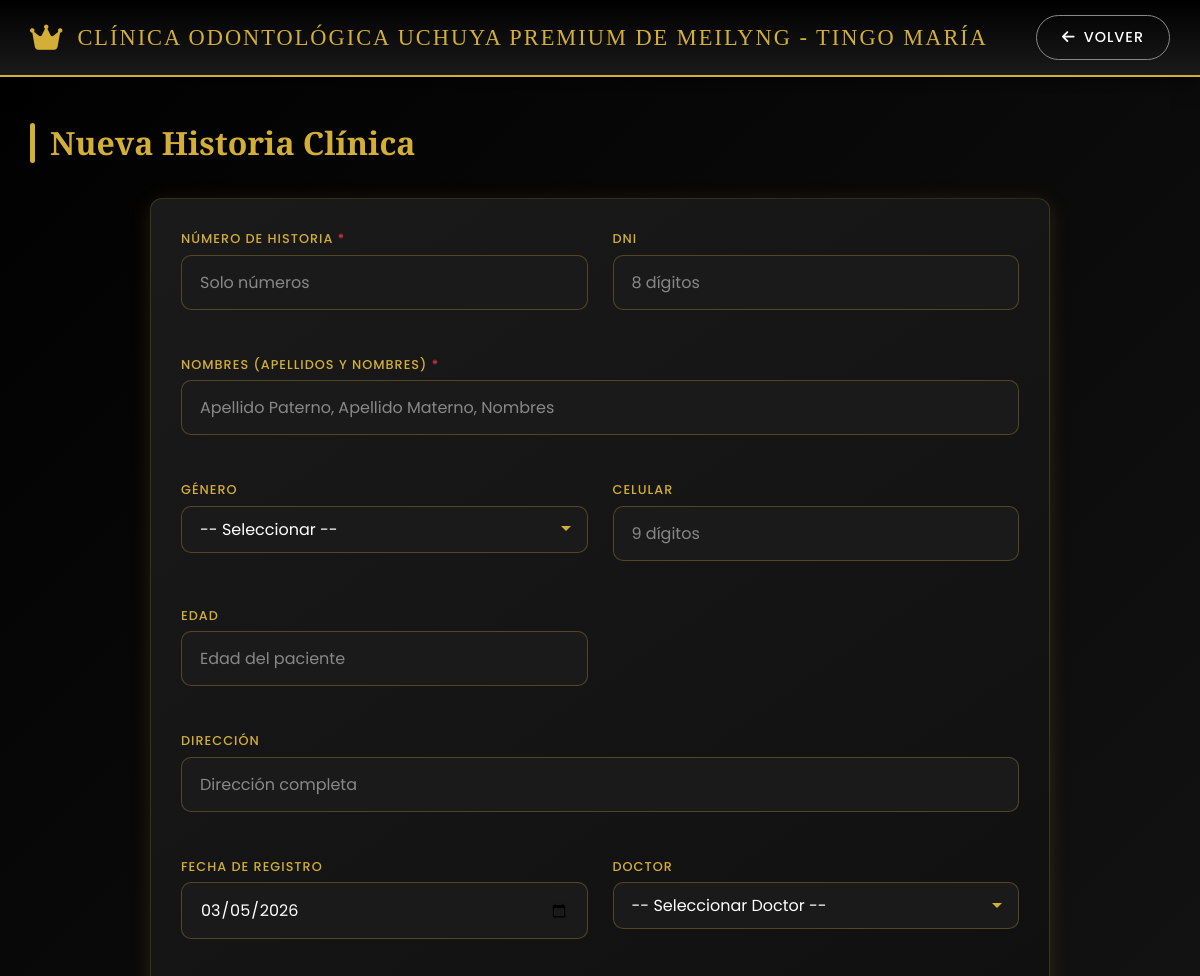
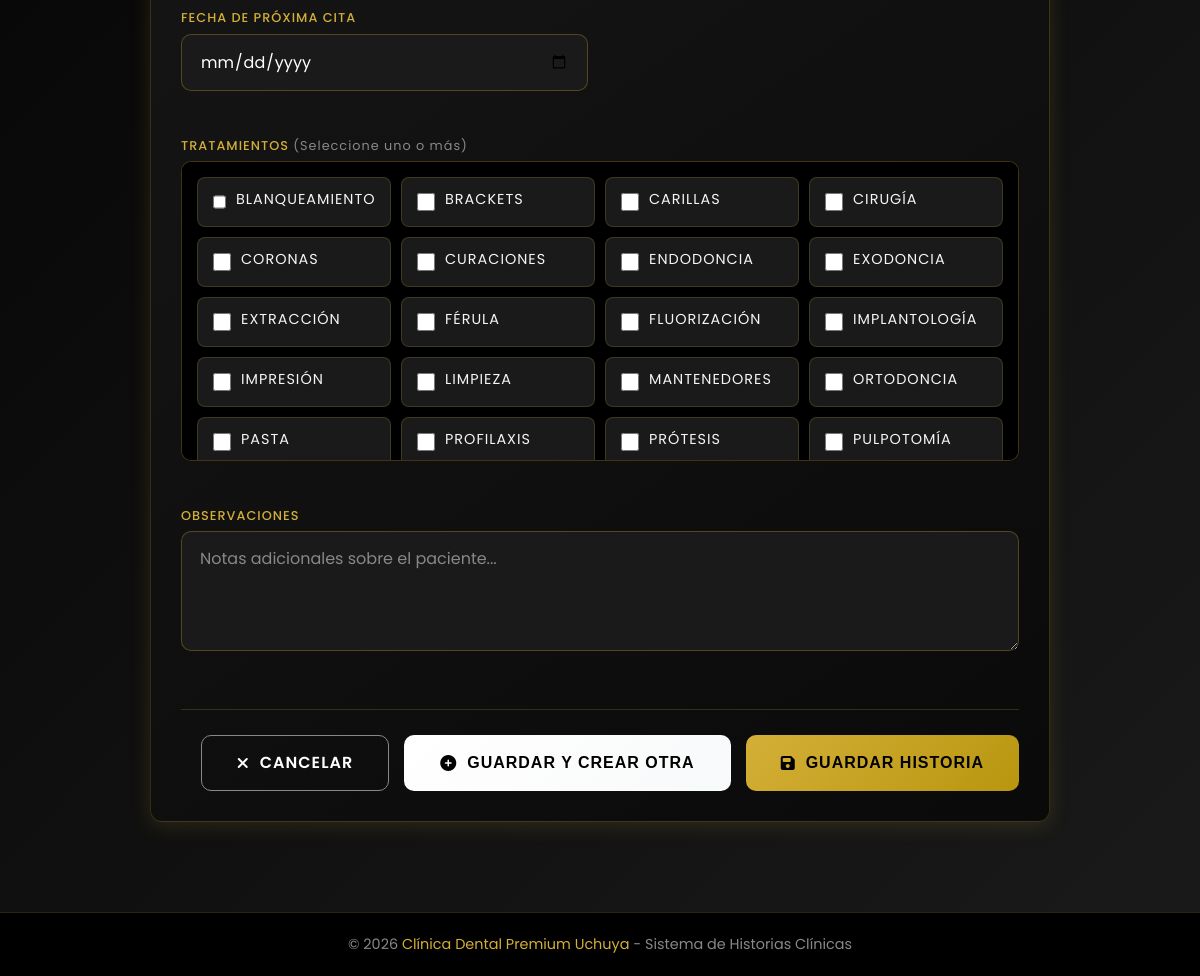
/crear.php (signed in), run on the app's committed database (2 pictures, top to bottom).
### tables this page shows
CREATE TABLE `tratamientos` (
  `id` int(11) NOT NULL,
  `nombre` varchar(100) NOT NULL,
  `descripcion` text DEFAULT NULL,
  `estado` tinyint(1) DEFAULT 1,
  `created_at` timestamp NOT NULL DEFAULT current_timestamp()
);

### includes/functions.php (called while the page is built, shortened)
<?php
function obtenerTratamientos($pdo) {
    $stmt = $pdo->query("SELECT * FROM tratamientos WHERE estado = 1 ORDER BY nombre");
    return $stmt->fetchAll();
}

### crear.php (the view, shortened to what this page needs)
<?php
require_once 'includes/config.php';
require_once 'includes/functions.php';
$tratamientos = obtenerTratamientos($pdo);
?>
<!DOCTYPE html>
<html lang="es">
<head>
    <link rel="stylesheet" href="css/styles.css?v=3">
    <link rel="stylesheet" href="https://cdnjs.cloudflare.com/ajax/libs/font-awesome/6.5.1/css/all.min.css">
</head>
<body>
    <header class="header">
        <div class="header-container">
            <a href="dashboard.php" class="header-logo">
                <i class="fas fa-crown" style="color: var(--color-dorado); font-size: 1.8rem;"></i>
                <span class="header-logo-text">Clínica Odontológica Uchuya Premium de Meilyng - Tingo María</span>
            </a>
            <nav class="header-nav">
                <a href="dashboard.php" class="btn-nav btn-nav-secondary">
                    <i class="fas fa-arrow-left"></i> Volver
                </a>
            </nav>
        </div>
    </header>
    <main class="main-container">
        <h1 class="page-title">Nueva Historia Clínica</h1>
        <div class="card form-container">
            <form action="" method="POST" id="formHistoria">
                <div class="form-grid">
                    <div class="form-group">
                        <label class="form-label">
                            Número de Historia <span class="required">*</span>
                        </label>
                        <input type="text" name="numero_historia" class="form-control"
                               placeholder="Solo números" required
                               oninput="this.value = this.value.replace(/[^0-9]/g, '')"
                               value="<?php echo isset($_POST['numero_historia']) ? htmlspecialchars($_POST['numero_historia']) : ''; ?>">
                    </div>
                    <div class="form-group">
                        <label class="form-label">
                            DNI
                        </label>
                        <input type="text" name="dni" class="form-control"
                               placeholder="8 dígitos" maxlength="8"
                               oninput="this.value = this.value.replace(/[^0-9]/g, '').slice(0, 8)"
                               value="<?php echo isset($_POST['dni']) ? htmlspecialchars($_POST['dni']) : ''; ?>">
                    </div>
                    <div class="form-group full-width">
                        <label class="form-label">
                            Nombres (Apellidos y Nombres) <span class="required">*</span>
                        </label>
                        <input type="text" name="nombres" class="form-control"
                               placeholder="Apellido Paterno, Apellido Materno, Nombres" required
                               value="<?php echo isset($_POST['nombres']) ? htmlspecialchars($_POST['nombres']) : ''; ?>">
                    </div>
                    <div class="form-group">
                        <label class="form-label">Género</label>
                        <select name="genero" class="form-control">
                            <option value="">-- Seleccionar --</option>
                        </select>
                    </div>
                    <div class="form-group">
                        <label class="form-label">Celular</label>
                        <input type="tel" name="celular" class="form-control"
                               placeholder="9 dígitos" maxlength="9"
                               oninput="this.value = this.value.replace(/[^0-9]/g, '').slice(0, 9)"
                               value="<?php echo isset($_POST['celular']) ? htmlspecialchars($_POST['celular']) : ''; ?>">
                    </div>
                    <div class="form-group">
                        <label class="form-label">Edad</label>
                        <input type="number" name="edad" class="form-control"
                               placeholder="Edad del paciente" min="0" max="150"
                               value="<?php echo isset($_POST['edad']) ? htmlspecialchars($_POST['edad']) : ''; ?>">
                    </div>
                    <div class="form-group full-width">
                        <label class="form-label">Dirección</label>
                        <input type="text" name="direccion" class="form-control"
                               placeholder="Dirección completa"
                               value="<?php echo isset($_POST['direccion']) ? htmlspecialchars($_POST['direccion']) : ''; ?>">
                    </div>
                    <div class="form-group">
                        <label class="form-label">
                            Fecha de Registro
                        </label>
                        <input type="date" name="fecha_registro" class="form-control"
                               value="<?php echo isset($_POST['fecha_registro']) ? $_POST['fecha_registro'] : date('Y-m-d'); ?>">
                    </div>
                    <div class="form-group">
                        <label class="form-label">Doctor</label>
                        <select name="doctor_id" class="form-control">
                            <option value="">-- Seleccionar Doctor --</option>
                        </select>
                    </div>
                    <div class="form-group">
                        <label class="form-label">Fecha de Próxima Cita</label>
                        <input type="date" name="fecha_ultima_cita" class="form-control"
                               value="<?php echo isset($_POST['fecha_ultima_cita']) ? $_POST['fecha_ultima_cita'] : ''; ?>">
                    </div>
                    <div class="form-group full-width">
                        <label class="form-label">
                            Tratamientos <span class="text-gray" style="font-weight: normal; text-transform: none;">(Seleccione uno o más)</span>
                        </label>
                        <div class="tratamientos-container">
                            <?php foreach ($tratamientos as $tratamiento): ?>
                                <div class="tratamiento-item">
                                    <input type="checkbox"
                                           name="tratamientos[]"
                                           value="<?php echo $tratamiento['id']; ?>"
                                           id="trat_<?php echo $tratamiento['id']; ?>"
                                           <?php echo (isset($_POST['tratamientos']) && in_array($tratamiento['id'], $_POST['tratamientos'])) ? 'checked' : ''; ?>>
                                    <label for="trat_<?php echo $tratamiento['id']; ?>">
                                        <?php echo htmlspecialchars($tratamiento['nombre']); ?>
                                    </label>
                                </div>
                            <?php endforeach; ?>
                        </div>
                    </div>
                    <div class="form-group full-width">
                        <label class="form-label">Observaciones</label>
                        <textarea name="observaciones" class="form-control"
                                  placeholder="Notas adicionales sobre el paciente..."><?php echo isset($_POST['observaciones']) ? htmlspecialchars($_POST['observaciones']) : ''; ?></textarea>
                    </div>
                </div>
                <div class="form-buttons">
                    <a href="dashboard.php" class="btn btn-secondary">
                        <i class="fas fa-times"></i> Cancelar
                    </a>
                    <button type="submit" class="btn btn-success" onclick="document.getElementById('accionForm').value='guardar_y_crear'">
                        <i class="fas fa-plus-circle"></i> Guardar y Crear Otra
                    </button>
                    <button type="submit" class="btn btn-primary">
                        <i class="fas fa-save"></i> Guardar Historia
                    </button>
                </div>
            </form>
        </div>
    </main>
    <footer class="footer">
        <p class="footer-text">
            © <?php echo date('Y'); ?> <span>Clínica Dental Premium Uchuya</span> - Sistema de Historias Clínicas
        </p>
    </footer>
</body>
</html>

### data on the page
tratamientos: nombre "BLANQUEAMIENTO"
tratamientos: nombre "BRACKETS"
tratamientos: nombre "CARILLAS"
tratamientos: nombre "CIRUGÍA"
tratamientos: nombre "CORONAS"
tratamientos: nombre "CURACIONES"
tratamientos: nombre "ENDODONCIA"
tratamientos: nombre "EXODONCIA"
tratamientos: nombre "EXTRACCIÓN"
tratamientos: nombre "FÉRULA"
tratamientos: nombre "FLUORIZACIÓN"
tratamientos: nombre "IMPLANTOLOGÍA"
tratamientos: nombre "IMPRESIÓN"
tratamientos: nombre "LIMPIEZA"
tratamientos: nombre "MANTENEDORES"
tratamientos: nombre "ORTODONCIA"
tratamientos: nombre "PASTA"
tratamientos: nombre "PROFILAXIS"
tratamientos: nombre "PRÓTESIS"
tratamientos: nombre "PULPOTOMÍA"
